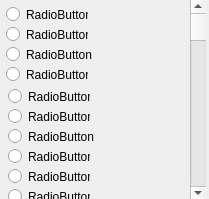
<?xml version="1.0" encoding="UTF-8"?>
<ui version="4.0">
 <class>Dialog</class>
 <widget class="QDialog" name="Dialog">
  <property name="geometry">
   <rect>
    <x>0</x>
    <y>0</y>
    <width>209</width>
    <height>199</height>
   </rect>
  </property>
  <property name="windowTitle">
   <string>Dialog</string>
  </property>
  <widget class="QRadioButton" name="radioButton_17">
   <property name="geometry">
    <rect>
     <x>6</x>
     <y>46</y>
     <width>90</width>
     <height>17</height>
    </rect>
   </property>
   <property name="text">
    <string>RadioButton</string>
   </property>
  </widget>
  <widget class="QRadioButton" name="radioButton_18">
   <property name="geometry">
    <rect>
     <x>8</x>
     <y>168</y>
     <width>82</width>
     <height>17</height>
    </rect>
   </property>
   <property name="text">
    <string>RadioButton</string>
   </property>
  </widget>
  <widget class="QRadioButton" name="radioButton_19">
   <property name="geometry">
    <rect>
     <x>8</x>
     <y>128</y>
     <width>90</width>
     <height>17</height>
    </rect>
   </property>
   <property name="text">
    <string>RadioButton</string>
   </property>
  </widget>
  <widget class="QRadioButton" name="radioButton_20">
   <property name="geometry">
    <rect>
     <x>8</x>
     <y>148</y>
     <width>82</width>
     <height>17</height>
    </rect>
   </property>
   <property name="text">
    <string>RadioButton</string>
   </property>
  </widget>
  <widget class="QRadioButton" name="radioButton_21">
   <property name="geometry">
    <rect>
     <x>8</x>
     <y>108</y>
     <width>82</width>
     <height>17</height>
    </rect>
   </property>
   <property name="text">
    <string>RadioButton</string>
   </property>
  </widget>
  <widget class="QRadioButton" name="radioButton_22">
   <property name="geometry">
    <rect>
     <x>10</x>
     <y>310</y>
     <width>82</width>
     <height>17</height>
    </rect>
   </property>
   <property name="text">
    <string>RadioButton</string>
   </property>
  </widget>
  <widget class="QRadioButton" name="radioButton_23">
   <property name="geometry">
    <rect>
     <x>8</x>
     <y>228</y>
     <width>82</width>
     <height>17</height>
    </rect>
   </property>
   <property name="text">
    <string>RadioButton</string>
   </property>
  </widget>
  <widget class="QRadioButton" name="radioButton_24">
   <property name="geometry">
    <rect>
     <x>10</x>
     <y>250</y>
     <width>82</width>
     <height>17</height>
    </rect>
   </property>
   <property name="text">
    <string>RadioButton</string>
   </property>
  </widget>
  <widget class="QRadioButton" name="radioButton_25">
   <property name="geometry">
    <rect>
     <x>6</x>
     <y>26</y>
     <width>82</width>
     <height>17</height>
    </rect>
   </property>
   <property name="text">
    <string>RadioButton</string>
   </property>
  </widget>
  <widget class="QRadioButton" name="radioButton_26">
   <property name="geometry">
    <rect>
     <x>6</x>
     <y>66</y>
     <width>82</width>
     <height>17</height>
    </rect>
   </property>
   <property name="text">
    <string>RadioButton</string>
   </property>
  </widget>
  <widget class="QRadioButton" name="radioButton_27">
   <property name="geometry">
    <rect>
     <x>8</x>
     <y>208</y>
     <width>90</width>
     <height>17</height>
    </rect>
   </property>
   <property name="text">
    <string>RadioButton</string>
   </property>
  </widget>
  <widget class="QRadioButton" name="radioButton_28">
   <property name="geometry">
    <rect>
     <x>8</x>
     <y>188</y>
     <width>82</width>
     <height>17</height>
    </rect>
   </property>
   <property name="text">
    <string>RadioButton</string>
   </property>
  </widget>
  <widget class="QRadioButton" name="radioButton_29">
   <property name="geometry">
    <rect>
     <x>8</x>
     <y>88</y>
     <width>82</width>
     <height>17</height>
    </rect>
   </property>
   <property name="text">
    <string>RadioButton</string>
   </property>
  </widget>
  <widget class="QRadioButton" name="radioButton_30">
   <property name="geometry">
    <rect>
     <x>10</x>
     <y>270</y>
     <width>82</width>
     <height>17</height>
    </rect>
   </property>
   <property name="text">
    <string>RadioButton</string>
   </property>
  </widget>
  <widget class="QRadioButton" name="radioButton_31">
   <property name="geometry">
    <rect>
     <x>6</x>
     <y>6</y>
     <width>82</width>
     <height>17</height>
    </rect>
   </property>
   <property name="text">
    <string>RadioButton</string>
   </property>
  </widget>
  <widget class="QRadioButton" name="radioButton_32">
   <property name="geometry">
    <rect>
     <x>10</x>
     <y>290</y>
     <width>90</width>
     <height>17</height>
    </rect>
   </property>
   <property name="text">
    <string>RadioButton</string>
   </property>
  </widget>
  <widget class="QScrollBar" name="verticalScrollBar">
   <property name="geometry">
    <rect>
     <x>190</x>
     <y>0</y>
     <width>16</width>
     <height>200</height>
    </rect>
   </property>
   <property name="minimum">
    <number>4</number>
   </property>
   <property name="maximum">
    <number>136</number>
   </property>
   <property name="value">
    <number>4</number>
   </property>
   <property name="tracking">
    <bool>true</bool>
   </property>
   <property name="orientation">
    <enum>Qt::Vertical</enum>
   </property>
  </widget>
 </widget>
 <resources/>
 <connections/>
</ui>
